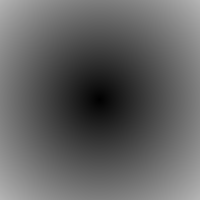
%> input picture Chan-VeseActiveContours/data/cir_g.png, 200 x 200 px
$ octave demo_circle.m   (GNU Octave 9; MATLAB toolbox functions it lacks are replaced by stand-ins)
%> lines starting %> are read from the running program, lines starting %| are printed output that depends on the picture; in (x1, y1, x2, y2) boxes, pixels count from 0 and x2, y2 are one past the last pixel; in counts of white or black regions, pixels touching at a corner belong together; the program's own positions count from 1
%> further down, I is the input picture: size 200x200 uint8; min 0, max 180, mean 97.6
### Chan-VeseActiveContours/chenvese.m
%==========================================================================
%
%   Active contour with Chen-Vese Method
%   for image segementation
%
%   Implemented by Yue Wu (yue.wu@tufts.edu)
%   Tufts University
%   Feb 2009
%
%   all rights reserved
%   Last update 02/26/2009
%--------------------------------------------------------------------------
%   Usage of varibles:
%   input:
%       I           = any gray/double/RGB input image
%       mask        = initial mask, either customerlized or built-in
%       num_iter    = total number of iterations
%       mu          = weight of length term
%       method      = submethods pick from ('chen','vector','multiphase')
%
%   Types of built-in mask functions
%       'small'     = create a small circular mask
%       'medium'    = create a medium circular mask
%       'large'     = create a large circular mask
%       'whole'     = create a mask with holes around
%       'whole+small' = create a two layer mask with one layer small
%                       circular mask and the other layer with holes around
%                       (only work for method 'multiphase')
%   Types of methods
%       'chen'      = general CV method
%       'vector'    = CV method for vector image
%       'multiphase'= CV method for multiphase (2 phases applied here)
%
%   output:
%       phi0        = updated level set function
%
%--------------------------------------------------------------------------
%
% Description: This code implements the paper: "Active Contours Without
% Edges" by Chan and Vese for method 'chen', the paper:"Active Contours Without
% Edges for vector image" by Chan and Vese for method 'vector', and the paper
% "A Multiphase Level Set Framework for Image Segmentation Using the
% Mumford and Shah Model" by Chan and Vese.
%
%--------------------------------------------------------------------------
% Deomo: Please see HELP file for details
%==========================================================================

function seg = chenvese(I,mask,num_iter,mu,method)
%> called with mask = 'large', num_iter = 400, mu = 0.04

%%
%-- Default settings
%   length term mu = 0.2 and default method = 'chan'
  if(~exist('mu','var'))
    mu=0.2;
  end

  if(~exist('method','var'))
    method = 'chan';
  end

%-- End default settings

%%
%-- Initializations on input image I and mask
%  resize original image
   s = 200./min(size(I,1),size(I,2)); % resize scale
%> s = 1
   if s<1
       I = imresize(I,s);
   end

%   auto mask settings
  if ischar(mask)
      switch lower (mask)
          case 'small'
              mask = maskcircle2(I,'small');
          case 'medium'
              mask = maskcircle2(I,'medium');
          case 'large'
              mask = maskcircle2(I,'large');
          case 'whole'
              mask = maskcircle2(I,'whole');
              %mask = init_mask(I,30);
          case 'whole+small'
              m1 = maskcircle2(I,'whole');
              m2 = maskcircle2(I,'small');
              mask = zeros(size(I,1),size(I,2),2);
              mask(:,:,1) = m1(:,:,1);
              mask(:,:,2) = m2(:,:,2);
          otherwise
              error('unrecognized mask shape name (MASK).');
      end
  else
      if s<1
          mask = imresize(mask,s);
      end
      if size(mask,1)>size(I,1) || size(mask,2)>size(I,2)
          error('dimensions of mask unmathch those of the image.')
      end
      switch lower(method)
          case 'multiphase'
              if  (size(mask,3) == 1)
                  error('multiphase requires two masks but only gets one.')
              end
      end

  end


switch lower(method)
    case 'chan'
        if size(I,3)== 3
            P = rgb2gray(uint8(I));
            P = double(P);
        elseif size(I,3) == 2
            P = 0.5.*(double(I(:,:,1))+double(I(:,:,2)));
        else
            P = double(I);
        end
        layer = 1;

    case 'vector'
        s = 200./min(size(I,1),size(I,2)); % resize scale
        I = imresize(I,s);
        mask = imresize(mask,s);
        layer = size(I,3);
        if layer == 1
            display('only one image component for vector image')
        end
        P = double(I);

    case 'multiphase'
        layer = size(I,3);
        if size(I,1)*size(I,2)>200^2
            s = 200./min(size(I,1),size(I,2)); % resize scale
            I = imresize(I,s);
            mask = imresize(mask,s);
        end

        P = double(I);  %P store the original image
    otherwise
        error('!invalid method')
end
%-- End Initializations on input image I and mask

%%
%--   Core function
switch lower(method)
    case {'chan','vector'}
        %-- SDF
        %   Get the distance map of the initial mask

        mask = mask(:,:,1);
        phi0 = bwdist(mask)-bwdist(1-mask)+im2double(mask)-.5;
        %   initial force, set to eps to avoid division by zeros
        force = eps;
        %-- End Initialization

        %-- Display settings
          figure();
          subplot(2,2,1); imshow(I); title('Input Image');
          subplot(2,2,2); contour(flipud(phi0), [0 0], 'r','LineWidth',1); title('initial contour');
          subplot(2,2,3); title('Segmentation');
        %-- End Display original image and mask

        %-- Main loop
          for n=1:num_iter
              inidx = find(phi0>=0); % frontground index
              outidx = find(phi0<0); % background index
              force_image = 0; % initial image force for each layer
              for i=1:layer
                  L = im2double(P(:,:,i)); % get one image component
                  c1 = sum(sum(L.*Heaviside(phi0)))/(length(inidx)+eps); % average inside of Phi0
                  c2 = sum(sum(L.*(1-Heaviside(phi0))))/(length(outidx)+eps); % verage outside of Phi0
                  force_image=-(L-c1).^2+(L-c2).^2+force_image;
                  % sum Image Force on all components (used for vector image)
                  % if 'chan' is applied, this loop become one sigle code as a
                  % result of layer = 1
              end

              % calculate the external force of the image
              force = mu*kappa(phi0)./max(max(abs(kappa(phi0))))+1/layer.*force_image;

              % normalized the force
              force = force./(max(max(abs(force))));

              % get stepsize dt
              dt=0.5;

              % get parameters for checking whether to stop
              old = phi0;
              phi0 = phi0+dt.*force;
              new = phi0;
              indicator = checkstop(old,new,dt);

              % intermediate output
              if(mod(n,20) == 0)
                 showphi(I,phi0,n);
              end;
              if indicator % decide to stop or continue
                  showphi(I,phi0,n);

                  %make mask from SDF
                  seg = phi0<=0; %-- Get mask from levelset

                  subplot(2,2,4); imshow(seg); title('Global Region-Based Segmentation');

                  return;
              end
          end;
          showphi(I,phi0,n);

          %make mask from SDF
          seg = phi0<=0; %-- Get mask from levelset

          subplot(2,2,4); imshow(seg); title('Global Region-Based Segmentation');
    case 'multiphase'
        %-- Initializations
        %   Get the distance map of the initial masks
        mask1 = mask(:,:,1);
        mask2 = mask(:,:,2);
        phi1=bwdist(mask1)-bwdist(1-mask1)+im2double(mask1)-.5;%Get phi1 from the initial mask 1
        phi2=bwdist(mask2)-bwdist(1-mask2)+im2double(mask2)-.5;%Get phi1 from the initial mask 2

        %-- Display settings
        figure();
        subplot(2,2,1);
        if layer ~= 1
            imshow(I); title('Input Image');
        else
            imagesc(P); axis image; colormap(gray);title('Input Image');
        end
        subplot(2,2,2);
        hold on
        contour(flipud(mask1),[0,0],'r','LineWidth',2.5);
        contour(flipud(mask1),[0,0],'x','LineWidth',1);
        contour(flipud(mask2),[0,0],'g','LineWidth',2.5);
        contour(flipud(mask2),[0,0],'x','LineWidth',1);
        title('initial contour');
        hold off
        subplot(2,2,3); title('Segmentation');
        %-- End display settings

        %Main loop
        for n=1:num_iter
              %-- Narrow band for each phase
              nb1 = find(phi1<1.2 & phi1>=-1.2); %narrow band of phi1
              inidx1 = find(phi1>=0); %phi1 frontground index
              outidx1 = find(phi1<0); %phi1 background index

              nb2 = find(phi2<1.2 & phi2>=-1.2); %narrow band of phi2
              inidx2 = find(phi2>=0); %phi2 frontground index
              outidx2 = find(phi2<0); %phi2 background index
              % [7 lines of commented-out code are left out]

              cc11 = intersect(inidx1,inidx2); %index belong to (phi1>0 & phi2>0)
              cc12 = intersect(inidx1,outidx2); %index belong to (phi1>0 & phi2<0)
              cc21 = intersect(outidx1,inidx2); %index belong to (phi1<0 & phi2>0)
              cc22 = intersect(outidx1,outidx2); %index belong to (phi1<0 & phi2<0)

              f_image11 = 0;
              f_image12 = 0;
              f_image21 = 0;
              f_image22 = 0; % initial image force for each layer

              for i=1:layer
                  L = im2double(P(:,:,i)); % get one image component

              if isempty(cc11)
                  c11 = eps;
              else
                  c11 = mean(L(cc11));
              end

              if isempty(cc12)
                  c12 = eps;
              else
                  c12 = mean(L(cc12));
              end

              if isempty(cc21)
                  c21 = eps;
              else
                  c21 = mean(L(cc21));
              end

              if isempty(cc22)
                  c22 = eps;
              else
                  c22 = mean(L(cc22));
              end

              %-- End mean calculation

              %-- Force calculation and normalization
              % force on each partition

              f_image11=(L-c11).^2.*Heaviside(phi1).*Heaviside(phi2)+f_image11;
              f_image12=(L-c12).^2.*Heaviside(phi1).*(1-Heaviside(phi2))+f_image12;
              f_image21=(L-c21).^2.*(1-Heaviside(phi1)).*Heaviside(phi2)+f_image21;
              f_image22=(L-c22).^2.*(1-Heaviside(phi1)).*(1-Heaviside(phi2))+f_image22;
              end

                  % sum Image Force on all components (used for vector image)
                  % if 'chan' is applied, this loop become one sigle code as a
                  % result of layer = 1

              % calculate the external force of the image

              % curvature on phi1
              curvature1 = mu*kappa(phi1);
              curvature1 = curvature1(nb1);
              % image force on phi1
              fim1 = 1/layer.*(-f_image11(nb1)+f_image21(nb1)-f_image12(nb1)+f_image22(nb1));
              fim1 = fim1./max(abs(fim1)+eps);

              % curvature on phi2
              curvature2 = mu*kappa(phi2);
              curvature2 = curvature2(nb2);
              % image force on phi2
              fim2 = 1/layer.*(-f_image11(nb2)+f_image12(nb2)-f_image21(nb2)+f_image22(nb2));
              fim2 = fim2./max(abs(fim2)+eps);

              % force on phi1 and phi2
              force1 = curvature1+fim1;
              force2 = curvature2+fim2;
              %-- End force calculation

              % detal t
              dt = 1.5;

              old(:,:,1) = phi1;
              old(:,:,2) = phi2;

              %update of phi1 and phi2
              phi1(nb1) = phi1(nb1)+dt.*force1;
              phi2(nb2) = phi2(nb2)+dt.*force2;

              new(:,:,1) = phi1;
              new(:,:,2) = phi2;

              indicator = checkstop(old,new,dt);

              if indicator
                 showphi(I, new, n);
                 %make mask from SDF
                 seg11 = (phi1>0 & phi2>0); %-- Get mask from levelset
                 seg12 = (phi1>0 & phi2<0);
                 seg21 = (phi1<0 & phi2>0);
                 seg22 = (phi1<0 & phi2<0);

                 se = strel('disk',1);
                 aa1 = imerode(seg11,se);
                 aa2 = imerode(seg12,se);
                 aa3 = imerode(seg21,se);
                 aa4 = imerode(seg22,se);
                 seg = aa1+2*aa2+3*aa3+4*aa4;

                 subplot(2,2,4); imagesc(seg);axis image;title('Global Region-Based Segmentation');

                  return
              end
              % re-initializations
              phi1 = reinitialization(phi1, 0.6);%sussman(phi1, 0.6);%
              phi2 = reinitialization(phi2, 0.6);%sussman(phi2,0.6);

              %intermediate output
              if(mod(n,20) == 0)
                 phi(:,:,1) = phi1;
                 phi(:,:,2) = phi2;
                 showphi(I, phi, n);
              end;
          end;
          phi(:,:,1) = phi1;
          phi(:,:,2) = phi2;
          showphi(I, phi, n);
          %make mask from SDF
        seg11 = (phi1>0 & phi2>0); %-- Get mask from levelset
        seg12 = (phi1>0 & phi2<0);
        seg21 = (phi1<0 & phi2>0);
        seg22 = (phi1<0 & phi2<0);

        se = strel('disk',1);
        aa1 = imerode(seg11,se);
        aa2 = imerode(seg12,se);
        aa3 = imerode(seg21,se);
        aa4 = imerode(seg22,se);
        seg = aa1+2*aa2+3*aa3+4*aa4;
        %seg = bwlabel(seg);
        subplot(2,2,4); imagesc(seg);axis image;title('Global Region-Based Segmentation');
end

### Chan-VeseActiveContours/maskcircle2.m

function m = maskcircle2(I,type)
%> called with type = 'large'
% auto pick a circular mask for image I
% built-in mask creation function
% Input: I   : input image
%        type: mask shape keywords
% Output: m  : mask image

% Copyright (c) 2009,
% Yue Wu @ ECE Department, Tufts University
% All Rights Reserved

if size(I,3)~=3
    temp = double(I(:,:,1));
else
    temp = double(rgb2gray(I));
end

h = [0 1 0; 1 -4 1; 0 1 0];
T = conv2(temp,h);
T(1,:) = 0;
T(end,:) = 0;
T(:,1) = 0;
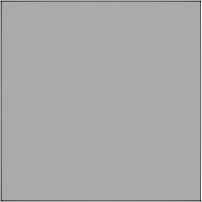
%> T: size 202x202 double; min -1.42, max 0.706, mean -0.0084; drawn with min black and max white
T(:,end) = 0;
%> T: size 202x202 double; 0.49% of pixels changed, all inside (x1, y1, x2, y2) = (201, 1, 202, 201)

thre = max(max(abs(T)))*.5;
%> thre = 0.71
idx = find(abs(T) > thre);
%> idx = [204; 403; 40402; 40601]
[cx,cy] = ind2sub(size(T),idx);
%> cx = [2; 201; 2; 201]; cy = [2; 2; 201; 201]
cx = round(mean(cx));
%> cx = 102
cy = round(mean(cy));
%> cy = 102

[x,y] = meshgrid(1:min(size(temp,1),size(temp,2)));

m = zeros(size(temp));
[p,q] = size(temp);
%> p = 200; q = 200

switch lower (type)
    case 'small'
        r = 10;
        n = zeros(size(x));
        n((x-cx).^2+(y-cy).^2<r.^2) = 1;
        m(1:size(n,1),1:size(n,2)) = n;
        %m((x-cx).^2+(y-cy).^2<r.^2) = 1;
    case 'medium'
        r = min(min(cx,p-cx),min(cy,q-cy));
        r = max(2/3*r,25);
        n = zeros(size(x));
        n((x-cx).^2+(y-cy).^2<r.^2) = 1;
        m(1:size(n,1),1:size(n,2)) = n;
        %m((x-cx).^2+(y-cy).^2<r.^2) = 1;
    case 'large'
        r = min(min(cx,p-cx),min(cy,q-cy));
%> r = 98
        r = max(2/3*r,60);
%> r = 65.33
        n = zeros(size(x));
        n((x-cx).^2+(y-cy).^2<r.^2) = 1;
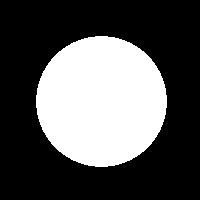
%> n: size 200x200 double; values 0 (black) and 1 (white), 33.6% white; 1 white region, box (x1, y1, x2, y2) and area: (36, 36, 167, 167) 13429
        m(1:size(n,1),1:size(n,2)) = n;
        %m((x-cx).^2+(y-cy).^2<r.^2) = 1;
    case 'whole'
        r = 9;
        m = zeros(round(ceil(max(p,q)/2/(r+1))*3*(r+1)));
        siz = size(m,1);
        sx = round(siz/2);
        i = 1:round(siz/2/(r+1));
        j = 1:round(0.9*siz/2/(r+1));
        j = j-round(median(j));
        m(sx+2*j*(r+1),(2*i-1)*(r+1)) = 1;
        se = strel('disk',r);
        m = imdilate(m,se);
        m = m(round(siz/2-p/2-6):round(siz/2-p/2-6)+p-1,round(siz/2-q/2-6):round(siz/2-q/2-6)+q-1);
end
        tem(:,:,1) = m;
        M = padarray(m,[floor(2/3*r),floor(2/3*r)],0,'post');
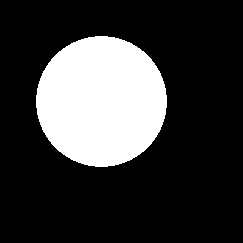
%> M: size 243x243 double; values 0 (black) and 1 (white), 22.7% white; 1 white region, box (x1, y1, x2, y2) and area: (36, 36, 167, 167) 13429
        tem(:,:,2) = M(floor(2/3*r)+1:end,floor(2/3*r)+1:end);
        m = tem;
return

### Chan-VeseActiveContours/kappa.m
function KG = kappa(I)
% get curvature information of input image
% input: 2D image I
% output: curvature matrix KG

% Copyright (c) 2009,
% Yue Wu @ ECE Department, Tufts University
% All Rights Reserved

I = double(I);
[m,n] = size(I);
P = padarray(I,[1,1],1,'pre');
P = padarray(P,[1,1],1,'post');

% central difference
fy = P(3:end,2:n+1)-P(1:m,2:n+1);
fx = P(2:m+1,3:end)-P(2:m+1,1:n);
fyy = P(3:end,2:n+1)+P(1:m,2:n+1)-2*I;
fxx = P(2:m+1,3:end)+P(2:m+1,1:n)-2*I;
fxy = 0.25.*(P(3:end,3:end)-P(1:m,3:end)+P(3:end,1:n)-P(1:m,1:n));
G = (fx.^2+fy.^2).^(0.5);
K = (fxx.*fy.^2-2*fxy.*fx.*fy+fyy.*fx.^2)./((fx.^2+fy.^2+eps).^(1.5));
KG = K.*G;
KG(1,:) = eps;
KG(end,:) = eps;
KG(:,1) = eps;
KG(:,end) = eps;
KG = KG./max(max(abs(KG)));

### Chan-VeseActiveContours/checkstop.m
function indicator = checkstop(old,new,dt)
% indicate whether we should performance further iteraions or stop

% Copyright (c) 2009,
% Yue Wu @ ECE Department, Tufts University
% All Rights Reserved

layer = size(new,3);

for i = 1:layer
    old_{i} = old(:,:,i);
    new_{i} = new(:,:,i);
end

if layer
    ind = find(abs(new)<=.5);
    M = length(ind);
    Q = sum(abs(new(ind)-old(ind)))./M;
    if Q<=dt*.18^2
        indicator = 1;
    else
        indicator = 0;
    end
else
    ind1 = find(abs(old_{1})<1);
    ind2 = find(abs(old_{2})<1);
    M1 = length(ind1);
    M2 = length(ind2);
    Q1 = sum(abs(new_{1}(ind1)-old_{1}(ind1)))./M1;
    Q2 = sum(abs(new_{2}(ind2)-old_{2}(ind2)))./M2;
    if Q1<=dt*.18^2 && Q2<=dt*.18^2
        indicator = 1;
    else
        indicator = 0;
    end
end
return

### Chan-VeseActiveContours/showphi.m
function showphi(I, phi, i)
% show curve evolution of phi

% Copyright (c) 2009,
% Yue Wu @ ECE Department, Tufts University
% All Rights Reserved

for j = 1:size(phi,3)
    phi_{j} = phi(:,:,j);
end
  imshow(I,'initialmagnification','fit','displayrange',[0 255]);
  hold on;

  if size(phi,3) == 1
      contour(phi_{1}, [0 0], 'r','LineWidth',4);
      contour(phi_{1}, [0 0], 'g','LineWidth',1.3);
  else
      contour(phi_{1}, [0 0], 'r','LineWidth',4);
      contour(phi_{1}, [0 0], 'x','LineWidth',1.3);
      contour(phi_{2}, [0 0], 'g','LineWidth',4);
      contour(phi_{2}, [0 0], 'x','LineWidth',1.3);
  end
  hold off;
  title([num2str(i) ' Iterations']);
  drawnow;

### Chan-VeseActiveContours/demo_circle.m
%% Read image
close all;
clear;

I = imread('data/cir_g.png');
I = double(I(:,:,1))/255;

% H = fspecial('disk', 3);
% I = imfilter(I,H,'replicate');
% I = imnoise(I,'gaussian',0.02,0.02);

%%

seg = chenvese(I, 'large', 400,0.04);
%> in chenvese, `phi0 = bwdist(mask)-bwdist(1-mask)+im2double(mask)-.5;`:
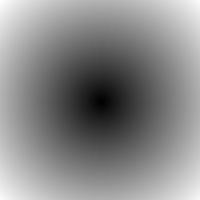
%> phi0: size 200x200 single; min -64.87, max 77.28, mean 11.1; drawn with min black and max white
%> the loop in chenvese, `for n=1:num_iter` made 158 passes
%> (M in checkstop, Q in checkstop) on passes 1 to 3: (396, 0.0423), (403, 0.0318), (402, 0.0312)
%> pass 1, in kappa, `fy = P(3:end,2:n+1)-P(1:m,2:n+1);`:
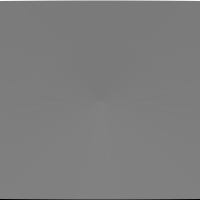
%> fy: size 200x200 double; min -73.45, max 75.58, mean 0; drawn with min black and max white
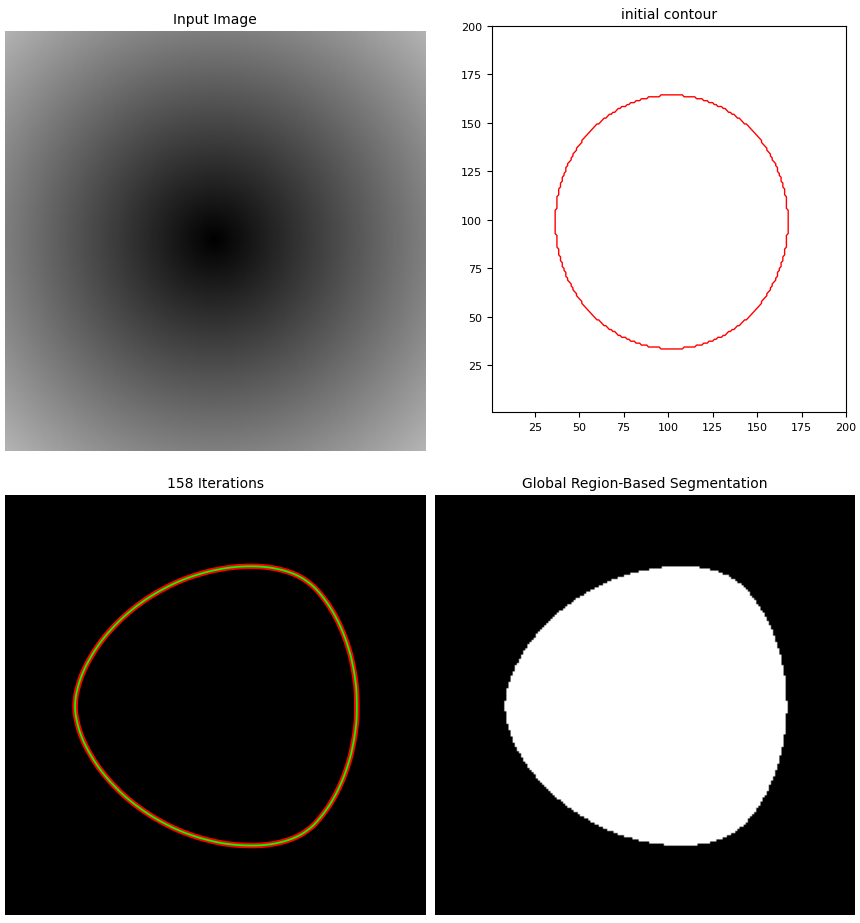
%> figure redrawn from the program's plot data, 4 panels
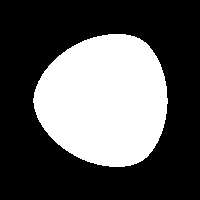
%> seg: size 200x200 logical; 34.6% white; 1 white region, box (x1, y1, x2, y2) and area: (33, 34, 168, 167) 13856
